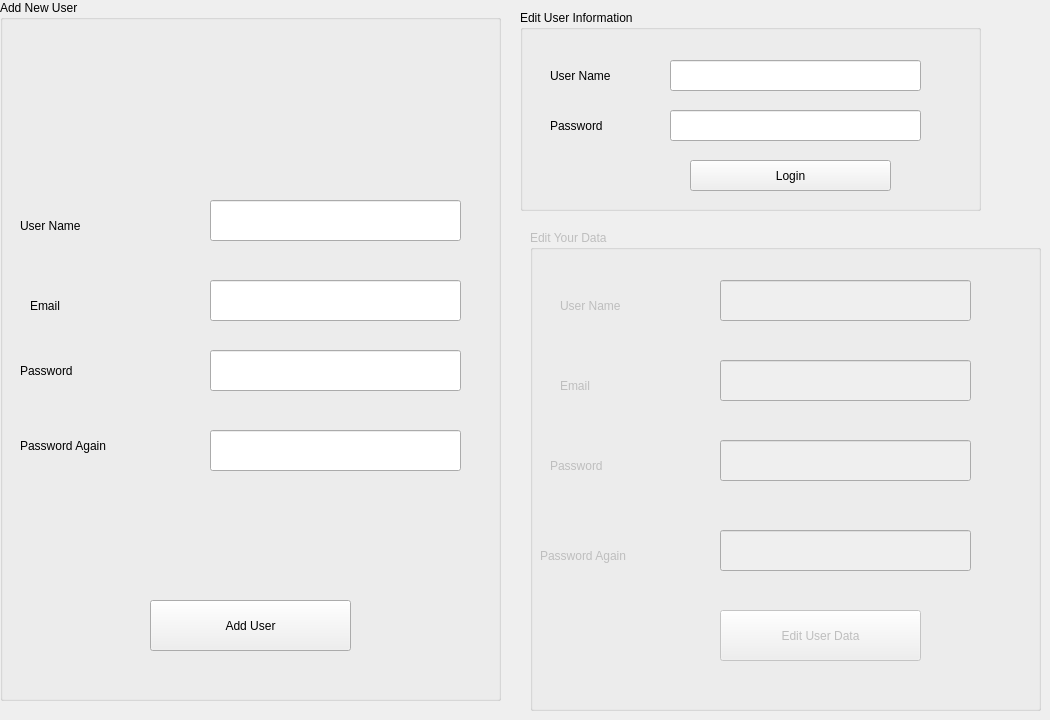
    <widget class="QWidget" name="tab_3">
     <attribute name="title">
      <string>Page</string>
     </attribute>
     <widget class="QGroupBox" name="groupBox">
      <property name="geometry">
       <rect>
        <x>0</x>
        <y>0</y>
        <width>501</width>
        <height>701</height>
       </rect>
      </property>
      <property name="title">
       <string>Add New User</string>
      </property>
      <widget class="QLabel" name="label_16">
       <property name="geometry">
        <rect>
         <x>20</x>
         <y>210</y>
         <width>111</width>
         <height>31</height>
        </rect>
       </property>
       <property name="text">
        <string>User Name</string>
       </property>
      </widget>
      <widget class="QLabel" name="label_17">
       <property name="geometry">
        <rect>
         <x>20</x>
         <y>350</y>
         <width>121</width>
         <height>41</height>
        </rect>
       </property>
       <property name="text">
        <string>Password</string>
       </property>
      </widget>
      <widget class="QLabel" name="label_18">
       <property name="geometry">
        <rect>
         <x>20</x>
         <y>430</y>
         <width>151</width>
         <height>31</height>
        </rect>
       </property>
       <property name="text">
        <string>Password Again</string>
       </property>
      </widget>
      <widget class="QLabel" name="label_19">
       <property name="geometry">
        <rect>
         <x>30</x>
         <y>290</y>
         <width>101</width>
         <height>31</height>
        </rect>
       </property>
       <property name="text">
        <string>Email</string>
       </property>
      </widget>
      <widget class="QLineEdit" name="lineEdit_9">
       <property name="geometry">
        <rect>
         <x>210</x>
         <y>200</y>
         <width>251</width>
         <height>41</height>
        </rect>
       </property>
      </widget>
      <widget class="QLineEdit" name="lineEdit_10">
       <property name="geometry">
        <rect>
         <x>210</x>
         <y>280</y>
         <width>251</width>
         <height>41</height>
        </rect>
       </property>
      </widget>
      <widget class="QLineEdit" name="lineEdit_11">
       <property name="geometry">
        <rect>
         <x>210</x>
         <y>350</y>
         <width>251</width>
         <height>41</height>
        </rect>
       </property>
       <property name="echoMode">
        <enum>QLineEdit::Password</enum>
       </property>
      </widget>
      <widget class="QLineEdit" name="lineEdit_12">
       <property name="geometry">
        <rect>
         <x>210</x>
         <y>430</y>
         <width>251</width>
         <height>41</height>
        </rect>
       </property>
       <property name="echoMode">
        <enum>QLineEdit::Password</enum>
       </property>
      </widget>
      <widget class="QPushButton" name="pushButton_11">
       <property name="geometry">
        <rect>
         <x>150</x>
         <y>600</y>
         <width>201</width>
         <height>51</height>
        </rect>
       </property>
       <property name="text">
        <string>Add User</string>
       </property>
      </widget>
     </widget>
     <widget class="QGroupBox" name="groupBox_2">
      <property name="geometry">
       <rect>
        <x>520</x>
        <y>10</y>
        <width>461</width>
        <height>201</height>
       </rect>
      </property>
      <property name="title">
       <string>Edit User Information</string>
      </property>
      <widget class="QLineEdit" name="lineEdit_13">
       <property name="geometry">
        <rect>
         <x>150</x>
         <y>100</y>
         <width>251</width>
         <height>31</height>
        </rect>
       </property>
       <property name="echoMode">
        <enum>QLineEdit::Password</enum>
       </property>
      </widget>
      <widget class="QLabel" name="label_20">
       <property name="geometry">
        <rect>
         <x>30</x>
         <y>100</y>
         <width>111</width>
         <height>31</height>
        </rect>
       </property>
       <property name="text">
        <string>Password</string>
       </property>
      </widget>
      <widget class="QLabel" name="label_21">
       <property name="geometry">
        <rect>
         <x>30</x>
         <y>50</y>
         <width>81</width>
         <height>31</height>
        </rect>
       </property>
       <property name="text">
        <string>User Name</string>
       </property>
      </widget>
      <widget class="QLineEdit" name="lineEdit_14">
       <property name="geometry">
        <rect>
         <x>150</x>
         <y>50</y>
         <width>251</width>
         <height>31</height>
        </rect>
       </property>
      </widget>
      <widget class="QPushButton" name="pushButton_12">
       <property name="geometry">
        <rect>
         <x>170</x>
         <y>150</y>
         <width>201</width>
         <height>31</height>
        </rect>
       </property>
       <property name="text">
        <string>Login</string>
       </property>
      </widget>
     </widget>
     <widget class="QGroupBox" name="groupBox_4">
      <property name="enabled">
       <bool>false</bool>
      </property>
      <property name="geometry">
       <rect>
        <x>530</x>
        <y>230</y>
        <width>511</width>
        <height>481</height>
       </rect>
      </property>
      <property name="title">
       <string>Edit Your Data</string>
      </property>
      <widget class="QLineEdit" name="lineEdit_16">
       <property name="geometry">
        <rect>
         <x>190</x>
         <y>210</y>
         <width>251</width>
         <height>41</height>
        </rect>
       </property>
       <property name="echoMode">
        <enum>QLineEdit::Password</enum>
       </property>
      </widget>
      <widget class="QLineEdit" name="lineEdit_18">
       <property name="geometry">
        <rect>
         <x>190</x>
         <y>300</y>
         <width>251</width>
         <height>41</height>
        </rect>
       </property>
       <property name="echoMode">
        <enum>QLineEdit::Password</enum>
       </property>
      </widget>
      <widget class="QLabel" name="label_23">
       <property name="geometry">
        <rect>
         <x>20</x>
         <y>220</y>
         <width>121</width>
         <height>31</height>
        </rect>
       </property>
       <property name="text">
        <string>Password</string>
       </property>
      </widget>
      <widget class="QLabel" name="label_25">
       <property name="geometry">
        <rect>
         <x>30</x>
         <y>60</y>
         <width>111</width>
         <height>31</height>
        </rect>
       </property>
       <property name="text">
        <string>User Name</string>
       </property>
      </widget>
      <widget class="QLineEdit" name="lineEdit_17">
       <property name="geometry">
        <rect>
         <x>190</x>
         <y>50</y>
         <width>251</width>
         <height>41</height>
        </rect>
       </property>
      </widget>
      <widget class="QLineEdit" name="lineEdit_15">
       <property name="geometry">
        <rect>
         <x>190</x>
         <y>130</y>
         <width>251</width>
         <height>41</height>
        </rect>
       </property>
      </widget>
      <widget class="QPushButton" name="pushButton_13">
       <property name="geometry">
        <rect>
         <x>190</x>
         <y>380</y>
         <width>201</width>
         <height>51</height>
        </rect>
       </property>
       <property name="text">
        <string>Edit User Data</string>
       </property>
      </widget>
      <widget class="QLabel" name="label_22">
       <property name="geometry">
        <rect>
         <x>10</x>
         <y>310</y>
         <width>151</width>
         <height>31</height>
        </rect>
       </property>
       <property name="text">
        <string>Password Again</string>
       </property>
      </widget>
      <widget class="QLabel" name="label_24">
       <property name="geometry">
        <rect>
         <x>30</x>
         <y>140</y>
         <width>81</width>
         <height>31</height>
        </rect>
       </property>
       <property name="text">
        <string>Email</string>
       </property>
      </widget>
     </widget>
    </widget>
